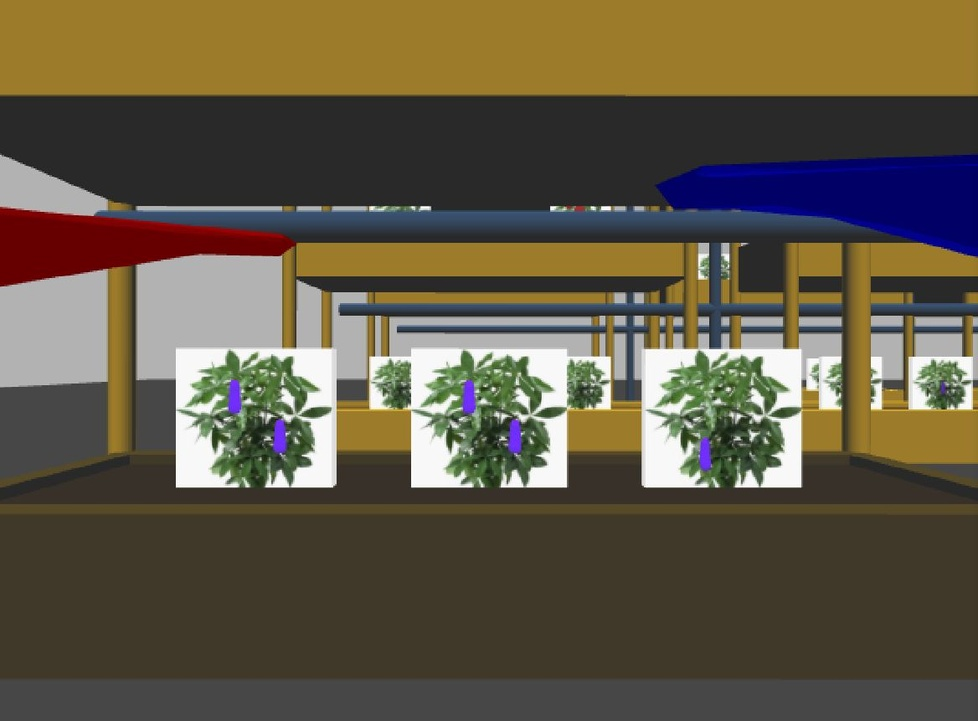
#> input picture Fruits_OpenCV/Farm.jpeg, 978 x 721 px, shrunk from 1168 x 861 before the run
$ python 'OpenCV Identify Fruits.py'
#> lines starting #> are read from the running program, lines starting #| are printed output that depends on the picture; after the words box and inside, x2 and y2 are one past the last pixel; in counts of white or black regions, pixels touching at a corner belong together
import cv2
import matplotlib.pyplot as plt
import numpy as np

img=cv2.imread("Farm.jpeg")
#> img is the input picture: shape (721, 978, 3); mean B, G, R 68.6, 88, 97
img2=img.copy()

hsv=cv2.cvtColor(img,cv2.COLOR_BGR2HSV)
#> hsv: shape (721, 978, 3); mean H, S, V 31.3, 88.5, 103.1

#Finding purple mask:
lower_purple=np.array([125,170,170])
upper_purple=np.array([255,255,255])

maskpurple=cv2.inRange(hsv,lower_purple,upper_purple)
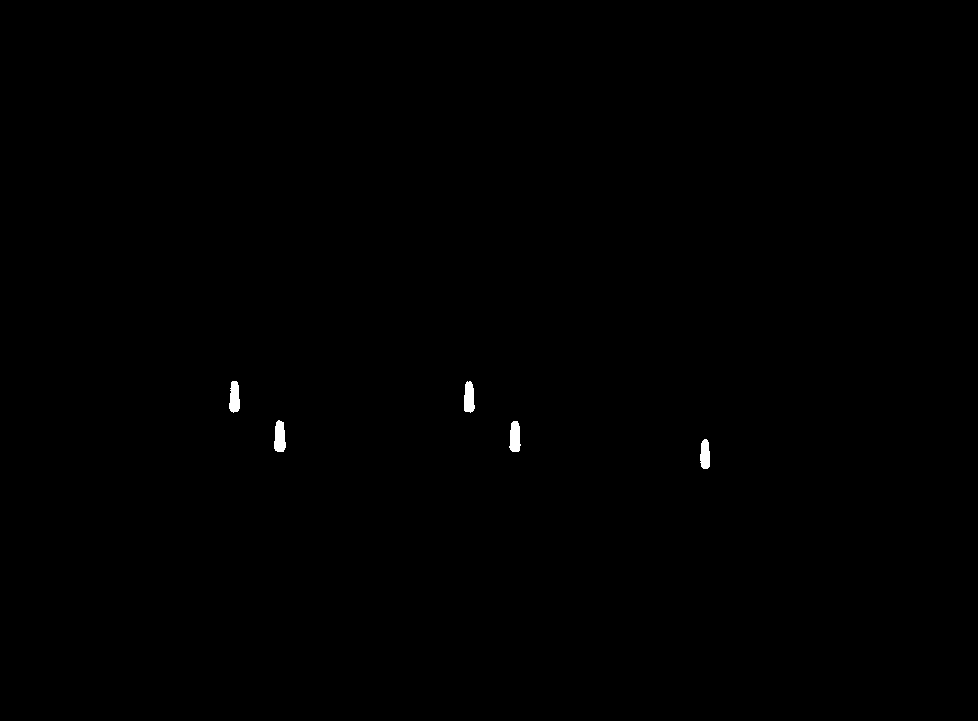
#> maskpurple: shape (721, 978); 0.2% white; 5 white regions, box (x1, y1, x2, y2) and area: (274, 420, 286, 452) 305, (509, 421, 521, 452) 291, (464, 381, 475, 413) 283, (229, 381, 240, 413) 278, (700, 439, 710, 469) 249
respurple=cv2.bitwise_and(img,img,mask=maskpurple)

#Finding red mask:
lower_red1=np.array([0,120,70])
upper_red1=np.array([10,255,255])

lower_red2=np.array([170,120,70])
upper_red2=np.array([180,255,255])

#Here it is combining both the masks which target different red shades:
maskred1=cv2.inRange(hsv,lower_red1,upper_red1)
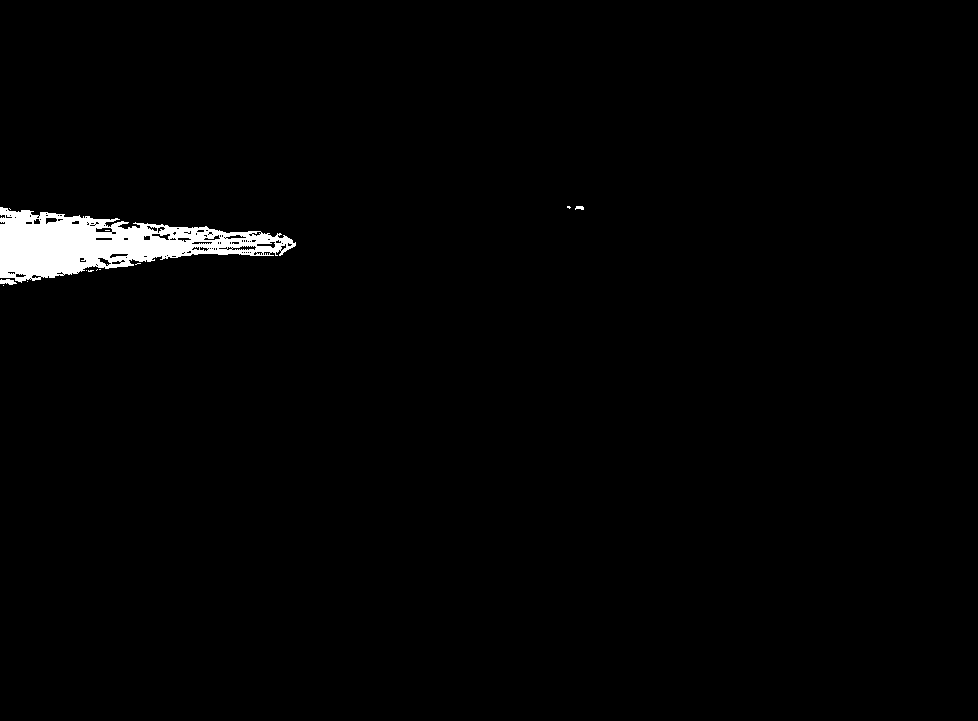
#> maskred1: shape (721, 978); 1.6% white; 13 white regions (10 under 20 px), largest, box (x1, y1, x2, y2) and area: (0, 207, 296, 283) 10813, (0, 279, 17, 285) 68, (575, 206, 584, 210) 28
maskred2=cv2.inRange(hsv,lower_red2,upper_red2)
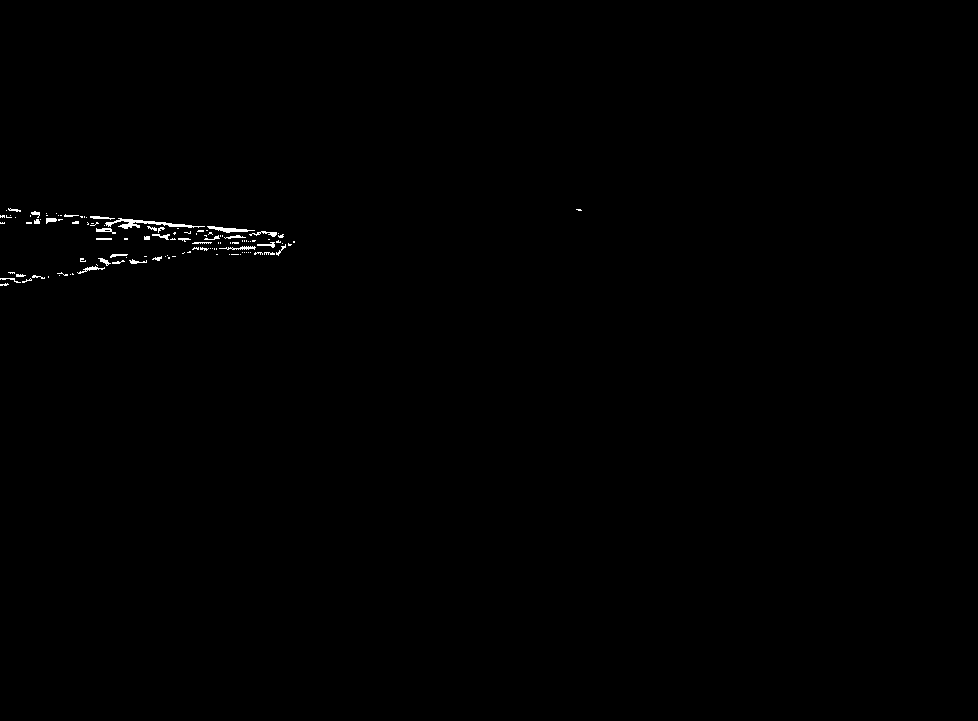
#> maskred2: shape (721, 978); 0.29% white in thin lines or dots, all inside (x1, y1, x2, y2) = (0, 208, 582, 286)
maskred=cv2.bitwise_or(maskred1,maskred2)
#> maskred: shape (721, 978); 1.8% white; 3 white regions (1 under 20 px), largest, box (x1, y1, x2, y2) and area: (0, 207, 296, 286) 12943, (575, 206, 584, 211) 37
resred=cv2.bitwise_and(img2,img2,mask=maskred)

kernel=np.ones((6,6), np.uint8)
dilation=cv2.dilate(maskred,kernel,iterations=1)
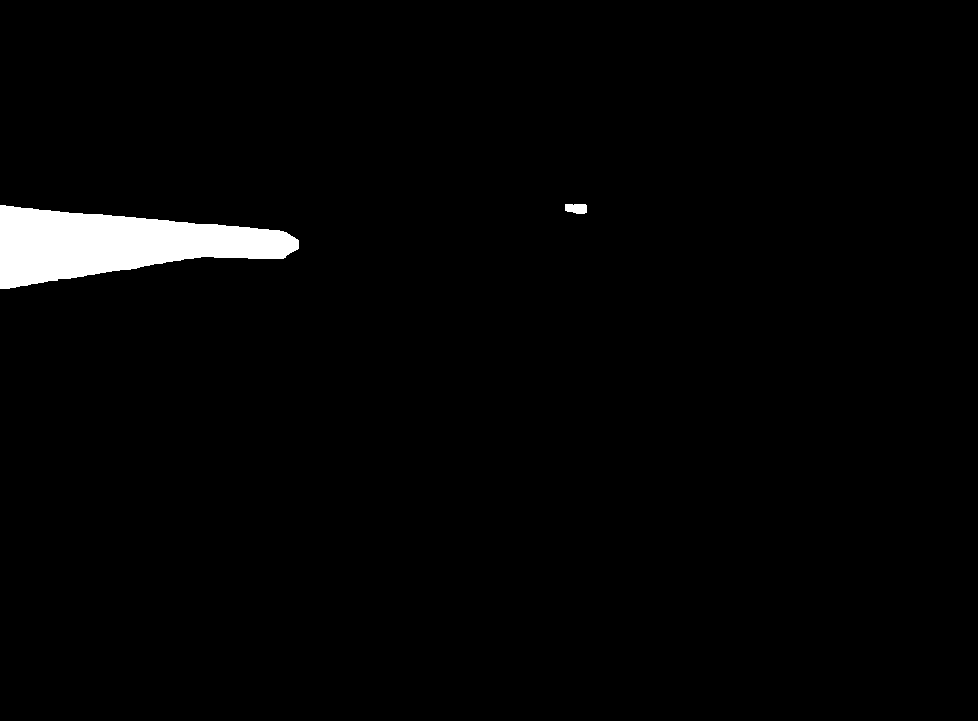
#> dilation: shape (721, 978); 2.1% white; 2 white regions

#Copying the image for finding contours:
imgcontour=img.copy()

#Showing all the images obtained:
#cv2.imshow("mask", maskred)
#cv2.imshow("dilated", dilation)
#cv2.imshow("res", resred)
cv2.imshow("maskpurple", maskpurple)
#cv2.imshow("res", respurple)


#Drawing bounding rectangles for all the fruits while using an area filter:
def getcontours(img):
    contours, hierarchy= cv2.findContours(img,cv2.RETR_EXTERNAL,cv2.CHAIN_APPROX_SIMPLE)
#> contours = 5 contours; box (x1, y1, x2, y2) and area: (274, 420, 286, 452) 268, (509, 421, 521, 452) 255, (464, 381, 475, 413) 247, (229, 381, 240, 413) 242, (700, 439, 710, 469) 216

    for cnt in contours:
        if 20< cv2.contourArea(cnt)<500:
            x, y, w, h = cv2.boundingRect(cnt)
            cv2.rectangle(imgcontour, (x, y), (x + w, y + h), (0, 255, 0), 2)
            if np.any(maskred[y:y+h, x:x+w]):
                cv2.putText(imgcontour, "Red Fruit", (x, y), cv2.FONT_HERSHEY_TRIPLEX, 0.5, (0, 255, 0), 1)
            elif np.any(maskpurple[y:y+h, x:x+w]):
                cv2.putText(imgcontour, "Purple Fruit", (x, y), cv2.FONT_HERSHEY_TRIPLEX, 0.5, (0, 255, 0), 1)
#> this loop made 5 passes
#> (x, y, w, h) on passes 1 to 5: (700, 439, 10, 30), (509, 421, 12, 31), (274, 420, 12, 32), (464, 381, 11, 32), (229, 381, 11, 32)
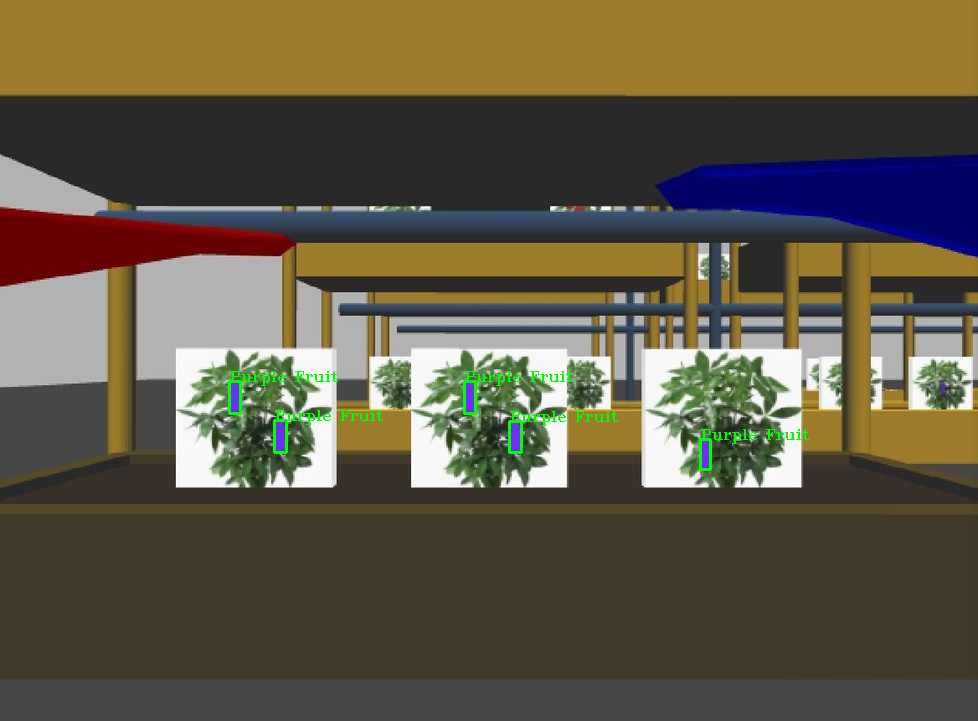
#> imgcontour: shape (721, 978, 3); 0.44% of pixels changed, all inside (x1, y1, x2, y2) = (228, 371, 809, 471)


cv2.imshow("img", img)
getcontours(maskpurple)
getcontours(dilation)
#> in getcontours (call 2), `contours, hierarchy= cv2.findContours(img,cv2.RETR_EXTERNAL,cv2.CHAIN_..`: contours = 2 contours; box (x1, y1, x2, y2) and area: (0, 205, 299, 289) 14352, (565, 204, 587, 214) 166
#> the loop in getcontours (call 2), `for cnt in contours:` made 2 passes
#> (x, y, w, h) on pass 2: (565, 204, 22, 10)
#> after the loop in getcontours (call 2), `for cnt in contours:`:
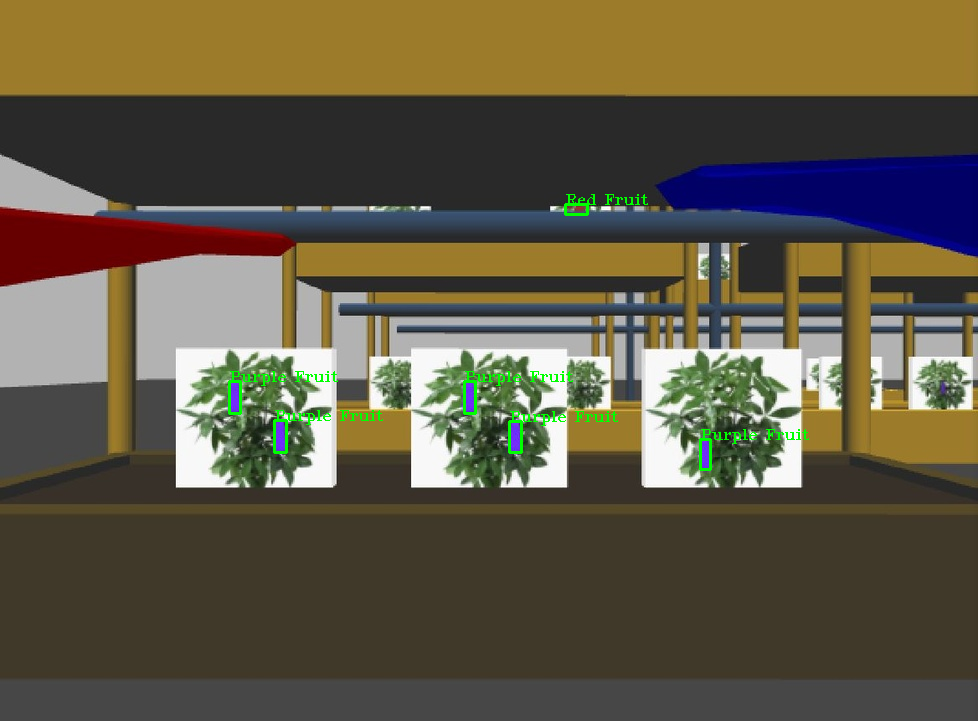
#> imgcontour: shape (721, 978, 3); 0.06% of pixels changed, all inside (x1, y1, x2, y2) = (564, 194, 648, 216)
cv2.imshow("imgcontour", imgcontour)


cv2.waitKey(0)
cv2.destroyAllWindows()
